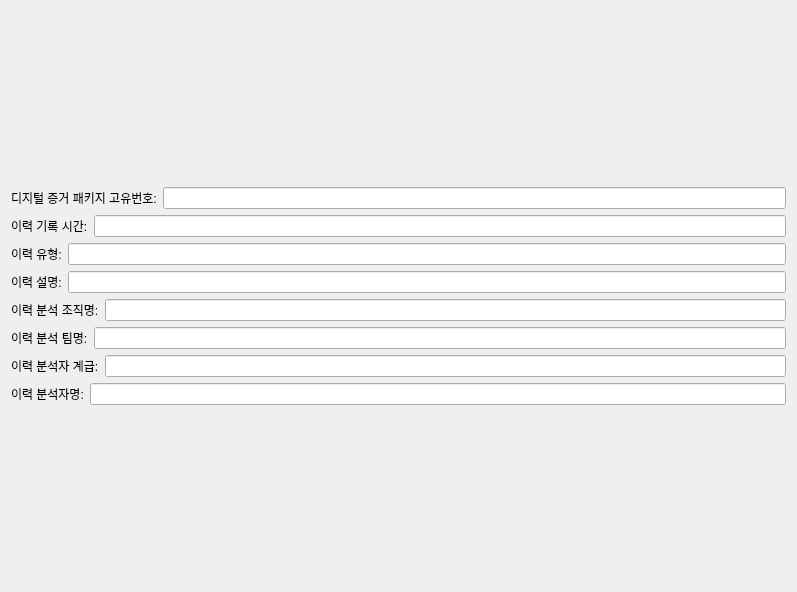
              <widget class="QWidget" name="scrollAreaWidgetContents_12">
               <property name="geometry">
                <rect>
                 <x>0</x>
                 <y>0</y>
                 <width>797</width>
                 <height>592</height>
                </rect>
               </property>
               <layout class="QGridLayout" name="gridLayout_16">
                <item row="0" column="0">
                 <layout class="QVBoxLayout" name="Log__verticalLayout_1">
                  <item>
                   <layout class="QHBoxLayout" name="Log_digital_evidence_package_management_id___horizontalLayout_1">
                    <item>
                     <widget class="QLabel" name="Log_digital_evidence_package_management_id__label_1">
                      <property name="text">
                       <string>디지털 증거 패키지 고유번호:</string>
                      </property>
                     </widget>
                    </item>
                    <item>
                     <widget class="QLineEdit" name="Log_digital_evidence_package_management_id__lineEdit_1"/>
                    </item>
                   </layout>
                  </item>
                  <item>
                   <layout class="QHBoxLayout" name="Log_log_datetime__horizontalLayout_1">
                    <item>
                     <widget class="QLabel" name="Log_log_datetime__label_1">
                      <property name="text">
                       <string>이력 기록 시간:</string>
                      </property>
                     </widget>
                    </item>
                    <item>
                     <widget class="QLineEdit" name="Log_log_datetime__lineEdit_1"/>
                    </item>
                   </layout>
                  </item>
                  <item>
                   <layout class="QHBoxLayout" name="Log_log_type__horizontalLayout_1">
                    <item>
                     <widget class="QLabel" name="Log_log_type__label_1">
                      <property name="text">
                       <string>이력 유형:</string>
                      </property>
                     </widget>
                    </item>
                    <item>
                     <widget class="QLineEdit" name="Log_log_type__lineEdit_1"/>
                    </item>
                   </layout>
                  </item>
                  <item>
                   <layout class="QHBoxLayout" name="Log_log_description__horizontalLayout_1">
                    <item>
                     <widget class="QLabel" name="Log_log_description__label_1">
                      <property name="text">
                       <string>이력 설명:</string>
                      </property>
                     </widget>
                    </item>
                    <item>
                     <widget class="QLineEdit" name="Log_log_description__lineEdit_1"/>
                    </item>
                   </layout>
                  </item>
                  <item>
                   <layout class="QHBoxLayout" name="Log_devision_name_of_logger__horizontalLayout_1">
                    <item>
                     <widget class="QLabel" name="Log_devision_name_of_logger__label_1">
                      <property name="text">
                       <string>이력 분석 조직명:</string>
                      </property>
                     </widget>
                    </item>
                    <item>
                     <widget class="QLineEdit" name="Log_devision_name_of_logger__lineEdit_1"/>
                    </item>
                   </layout>
                  </item>
                  <item>
                   <layout class="QHBoxLayout" name="Log_team_name_of_logger__horizontalLayout_1">
                    <item>
                     <widget class="QLabel" name="Log_team_name_of_logger__label_1">
                      <property name="text">
                       <string>이력 분석 팀명:</string>
                      </property>
                     </widget>
                    </item>
                    <item>
                     <widget class="QLineEdit" name="Log_team_name_of_logger__lineEdit_1"/>
                    </item>
                   </layout>
                  </item>
                  <item>
                   <layout class="QHBoxLayout" name="Log_rank_of_logger__horizontalLayout_1">
                    <item>
                     <widget class="QLabel" name="Log_rank_of_logger__label_1">
                      <property name="text">
                       <string>이력 분석자 계급:</string>
                      </property>
                     </widget>
                    </item>
                    <item>
                     <widget class="QLineEdit" name="Log_rank_of_logger__lineEdit_1"/>
                    </item>
                   </layout>
                  </item>
                  <item>
                   <layout class="QHBoxLayout" name="Log_name_of_logger__horizontalLayout_1">
                    <item>
                     <widget class="QLabel" name="Log_name_of_logger__label_1">
                      <property name="text">
                       <string>이력 분석자명:</string>
                      </property>
                     </widget>
                    </item>
                    <item>
                     <widget class="QLineEdit" name="Log_name_of_logger__lineEdit_1"/>
                    </item>
                   </layout>
                  </item>
                 </layout>
                </item>
               </layout>
              </widget>
